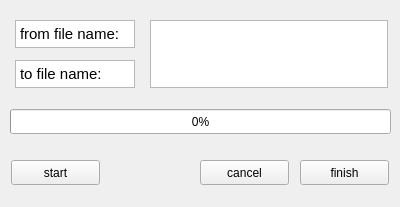
<?xml version="1.0" encoding="UTF-8"?>
<ui version="4.0">
 <class>Widget</class>
 <widget class="QWidget" name="Widget">
  <property name="geometry">
   <rect>
    <x>0</x>
    <y>0</y>
    <width>400</width>
    <height>207</height>
   </rect>
  </property>
  <property name="windowTitle">
   <string>COPY FILE</string>
  </property>
  <widget class="QProgressBar" name="progressBar">
   <property name="geometry">
    <rect>
     <x>10</x>
     <y>109</y>
     <width>381</width>
     <height>25</height>
    </rect>
   </property>
   <property name="value">
    <number>0</number>
   </property>
  </widget>
  <widget class="QPushButton" name="pushButton">
   <property name="geometry">
    <rect>
     <x>11</x>
     <y>160</y>
     <width>89</width>
     <height>25</height>
    </rect>
   </property>
   <property name="text">
    <string>start</string>
   </property>
  </widget>
  <widget class="QPushButton" name="pushButton_2">
   <property name="geometry">
    <rect>
     <x>300</x>
     <y>160</y>
     <width>89</width>
     <height>25</height>
    </rect>
   </property>
   <property name="text">
    <string>finish</string>
   </property>
  </widget>
  <widget class="QPushButton" name="pushButton_3">
   <property name="geometry">
    <rect>
     <x>200</x>
     <y>160</y>
     <width>89</width>
     <height>25</height>
    </rect>
   </property>
   <property name="text">
    <string>cancel</string>
   </property>
  </widget>
  <widget class="QTextEdit" name="textEdit">
   <property name="enabled">
    <bool>true</bool>
   </property>
   <property name="geometry">
    <rect>
     <x>15</x>
     <y>20</y>
     <width>120</width>
     <height>28</height>
    </rect>
   </property>
   <property name="html">
    <string>&lt;!DOCTYPE HTML PUBLIC &quot;-//W3C//DTD HTML 4.0//EN&quot; &quot;http://www.w3.org/TR/REC-html40/strict.dtd&quot;&gt;
&lt;html&gt;&lt;head&gt;&lt;meta name=&quot;qrichtext&quot; content=&quot;1&quot; /&gt;&lt;style type=&quot;text/css&quot;&gt;
p, li { white-space: pre-wrap; }
&lt;/style&gt;&lt;/head&gt;&lt;body style=&quot; font-family:'Ubuntu'; font-size:11pt; font-weight:400; font-style:normal;&quot;&gt;
&lt;p style=&quot; margin-top:0px; margin-bottom:0px; margin-left:0px; margin-right:0px; -qt-block-indent:0; text-indent:0px;&quot;&gt;from file name: &lt;/p&gt;&lt;/body&gt;&lt;/html&gt;</string>
   </property>
  </widget>
  <widget class="QTextEdit" name="textEdit_2">
   <property name="geometry">
    <rect>
     <x>15</x>
     <y>60</y>
     <width>120</width>
     <height>28</height>
    </rect>
   </property>
   <property name="html">
    <string>&lt;!DOCTYPE HTML PUBLIC &quot;-//W3C//DTD HTML 4.0//EN&quot; &quot;http://www.w3.org/TR/REC-html40/strict.dtd&quot;&gt;
&lt;html&gt;&lt;head&gt;&lt;meta name=&quot;qrichtext&quot; content=&quot;1&quot; /&gt;&lt;style type=&quot;text/css&quot;&gt;
p, li { white-space: pre-wrap; }
&lt;/style&gt;&lt;/head&gt;&lt;body style=&quot; font-family:'Ubuntu'; font-size:11pt; font-weight:400; font-style:normal;&quot;&gt;
&lt;p style=&quot; margin-top:0px; margin-bottom:0px; margin-left:0px; margin-right:0px; -qt-block-indent:0; text-indent:0px;&quot;&gt;to file name: &lt;/p&gt;&lt;/body&gt;&lt;/html&gt;</string>
   </property>
  </widget>
  <widget class="QTextEdit" name="textEdit_3">
   <property name="geometry">
    <rect>
     <x>150</x>
     <y>20</y>
     <width>238</width>
     <height>68</height>
    </rect>
   </property>
  </widget>
 </widget>
 <layoutdefault spacing="6" margin="11"/>
 <resources/>
 <connections/>
</ui>
